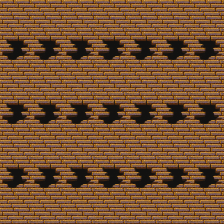

Below is a game level as drawn by its tile map, then a one-line description and the .tmx file that defines it, in full:
An orthogonal 7x7 tile map with 32x32 px tiles, 1 tile layer (Tile Layer 1).

<map version="1.0" orientation="orthogonal" renderorder="left-up" width="7" height="7" tilewidth="32" tileheight="32" nextobjectid="1">
 <tileset firstgid="1" name="rpg_maker_vx_rtp_tileset_by_telles0808" tilewidth="32" tileheight="32" tilecount="2016" columns="32">
  <image source="../Sprites/rpg_maker_vx_rtp_tileset_by_telles0808.png" trans="000000" width="1024" height="2016" />
 </tileset>
 <layer name="Tile Layer 1" width="7" height="7">
  <data encoding="csv">
137,137,137,137,137,137,137,
169,169,169,169,169,169,169,
137,137,137,137,137,137,137,
169,169,169,169,169,169,169,
137,137,137,137,137,137,137,
169,169,169,169,169,169,169,
137,137,137,137,137,137,137
</data>
 </layer>
</map>
